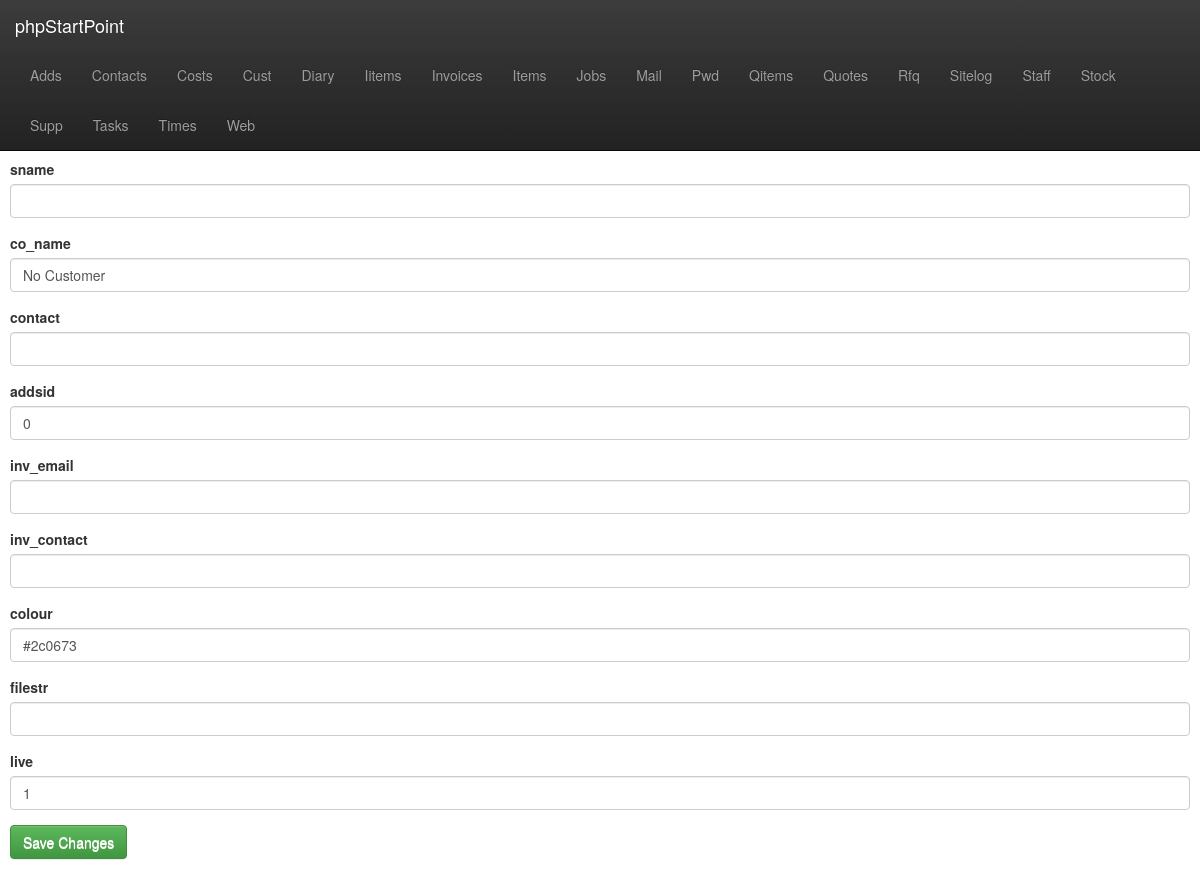
Screenshot of /pub/phpstartpoint/athdb100/www/cust/edit.php?id=0 with the database file from the repository.
### tables this page shows
CREATE TABLE `cust` (
  `custid` INT unsigned NOT NULL AUTO_INCREMENT,
  `fname` varchar(255) NOT NULL,
  `sname` varchar(255) NOT NULL,
  `co_name` varchar(128) NOT NULL,
  `contact` varchar(128) DEFAULT NULL,
  `addsid` INT unsigned DEFAULT NULL,
  `inv_email` varchar(255) DEFAULT NULL,
  `inv_contact` INT unsigned DEFAULT NULL,
  `colour` varchar(7) DEFAULT '#2c0673',
  `filestr` varchar(256) DEFAULT NULL,
  `live` tinyint(4) DEFAULT '1',
  PRIMARY KEY (`custid`) USING BTREE
);

### php/lib/obj/Cust.php (called while the page is built, shortened)
<?php
class Cust
{
private $custid;
private $sname;
private $co_name;
private $contact;
private $addsid;
private $inv_email;
private $inv_contact;
private $colour;
private $filestr;
private $live;
	public function setCustid($custid)
	{
		$this->custid = $custid;
	}
	public function setSname($sname)
	{
		$this->sname = $sname;
	}
	public function getSname()
	{
		return $this->sname;
	}
	public function setCo_name($co_name)
	{
		$this->co_name = $co_name;
	}
	public function getCo_name()
	{
		return $this->co_name;
	}
	public function setContact($contact)
	{
		$this->contact = $contact;
	}
	public function getContact()
	{
		return $this->contact;
	}
	public function setAddsid($addsid)
	{
		$this->addsid = $addsid;
	}
	public function getAddsid()
	{
		return $this->addsid;
	}
	public function setInv_email($inv_email)
	{
		$this->inv_email = $inv_email;
	}
	public function getInv_email()
	{
		return $this->inv_email;
	}
	public function setInv_contact($inv_contact)
	{
		$this->inv_contact = $inv_contact;
	}
	public function getInv_contact()
	{
		return $this->inv_contact;
	}
	public function setColour($colour)
	{
		$this->colour = $colour;
	}
	public function getColour()
	{
		return $this->colour;
	}
	public function setFilestr($filestr)
	{
		$this->filestr = $filestr;
	}
	public function getFilestr()
	{
		return $this->filestr;
	}
	public function setLive($live)
	{
		$this->live = $live;
	}
	public function getLive()
	{
		return $this->live;
	}
	public function loadCust() {
		global $db;
		$res = $db->select('SELECT custid,fname,sname,co_name,contact,addsid,inv_email,inv_contact,colour,filestr,live FROM cust WHERE custid=?', array($this->custid), 'd');
	}
}
?>

### pub/phpstartpoint/athdb100/lib/DB.php (called while the page is built, shortened)
<?php
class DB
    {
        public function __construct()
        {
            $config = parse_ini_file('/srv/ath/src/pub/phpstartpoint/athdb100/etc/db.conf');
            $this->user = $config['dbuser'];
            $this->password = $config['dbpw'];
            $this->database = $config['db'];
            $this->host = $config['host'];
            $this->db = $this->connect();
        }
        protected function connect()
        {
            return new mysqli($this->host, $this->user, $this->password, $this->database);
        }
        public function select($query, $data, $format)
        {
            $stmt = $this->db->prepare($query);
            array_unshift($data, $format);
            call_user_func_array(array(
                $stmt,
                'bind_param'
            ), $this->ref_values($data));
            $stmt->execute();
            $result = $stmt->get_result();
            while ($row = $result->fetch_object()) {
                $results[] = $row;
            }
            return $results;
        }
        private function ref_values($array)
        {
            $refs = array();
            foreach ($array as $key => $value) {
                $refs[$key] = &$array[$key];
            }
            return $refs;
        }
    }
?>

### pub/phpstartpoint/athdb100/www/cust/edit.php (the view, shortened to what this page needs)
<?php
include "/srv/ath/src/pub/phpstartpoint/athdb100/lib/DB.php";
$db = new DB();
include "/srv/ath/src/pub/phpstartpoint/athdb100/lib/Cust.php";
include "/srv/ath/src/pub/phpstartpoint/athdb100/tmpl/header.php";
$cust = new Cust();
$cust->setCustid($_GET['id']);
$cust->loadCust();
?>
<form role="form" action="<?php echo $_SERVER['PHP_SELF']?>?go=y&amp;id=<?php echo $_GET['id']; ?>"
	enctype="multipart/form-data" method="post">
	<div class="form-group">
	<label for="fname">fname</label>
	</div>
	<div class="form-group">
	<label for="sname">sname</label>
	<input type="text" name="sname" id="sname" value="<?php echo $cust->getSname();?>" class="form-control">
	</div>
	<div class="form-group">
	<label for="co_name">co_name</label>
	<input type="text" name="co_name" id="co_name" value="<?php echo $cust->getCo_name();?>" class="form-control">
	</div>
	<div class="form-group">
	<label for="contact">contact</label>
	<input type="text" name="contact" id="contact" value="<?php echo $cust->getContact();?>" class="form-control">
	</div>
	<div class="form-group">
	<label for="addsid">addsid</label>
	<input type="text" name="addsid" id="addsid" value="<?php echo $cust->getAddsid();?>" class="form-control">
	</div>
	<div class="form-group">
	<label for="inv_email">inv_email</label>
	<input type="text" name="inv_email" id="inv_email" value="<?php echo $cust->getInv_email();?>" class="form-control">
	</div>
	<div class="form-group">
	<label for="inv_contact">inv_contact</label>
	<input type="text" name="inv_contact" id="inv_contact" value="<?php echo $cust->getInv_contact();?>" class="form-control">
	</div>
	<div class="form-group">
	<label for="colour">colour</label>
	<input type="text" name="colour" id="colour" value="<?php echo $cust->getColour();?>" class="form-control">
	</div>
	<div class="form-group">
	<label for="filestr">filestr</label>
	<input type="text" name="filestr" id="filestr" value="<?php echo $cust->getFilestr();?>" class="form-control">
	</div>
	<div class="form-group">
	<label for="live">live</label>
	<input type="text" name="live" id="live" value="<?php echo $cust->getLive();?>" class="form-control">
	</div>
<input type=submit value="Save Changes" class="btn btn-default btn-success">
</form>
<?php
include "/srv/ath/src/pub/phpstartpoint/athdb100/tmpl/footer.php";
?>

### pub/phpstartpoint/athcore/www/css/sitestyle.css (style rules this page uses)
body { padding-top: 70px; padding-bottom: 30px; padding-left: 10px; padding-right: 10px; }

### rows the page displays
cust: co_name "No Customer", addsid "0", colour "#2c0673", live "1"
